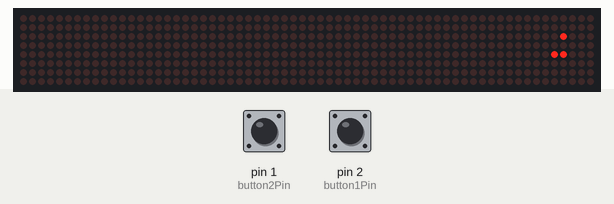
The sketch below on a simulated Arduino Uno, built with avr-gcc and run on an emulated ATmega328P. On the bench: 64×8 LED matrix. The inputs (shaded band) are chosen by the test bench; at power-on: pin 1 (button2Pin) HIGH, pin 2 (button1Pin) LOW. Random numbers use the default seed unless the sketch sets one.

Above: at 0.1 s.
1.3 s: pin 1 (button2Pin) pulled LOW for 1 s
At 1.94 s:
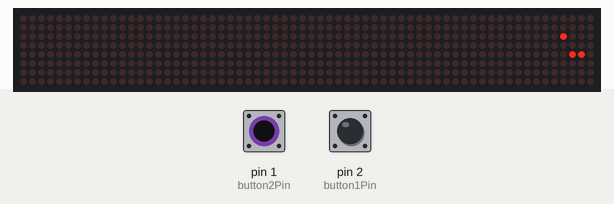
2.9 s: pin 1 (button2Pin) pulled LOW for 3.2 s
At 3.49 s:
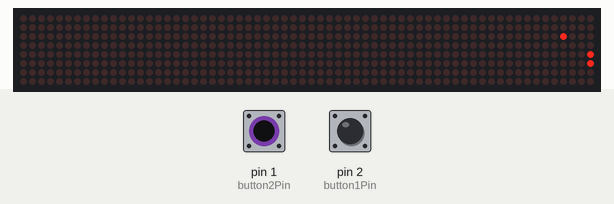
6.7 s: pin 1 (button2Pin) pulled LOW for 1 s
At 7.1 s:
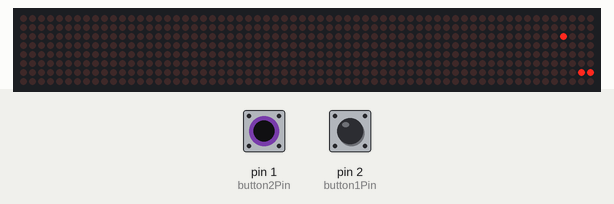
8.3 s: pin 1 (button2Pin) pulled LOW for 3.2 s
At 8.9 s:
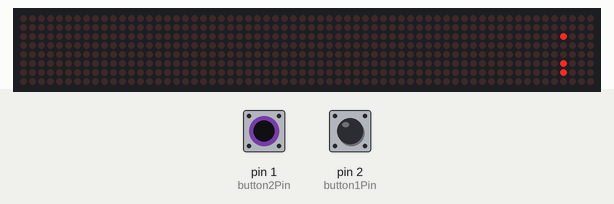
12.1 s: pin 1 (button2Pin) pulled LOW for 1 s
At 12.51 s:
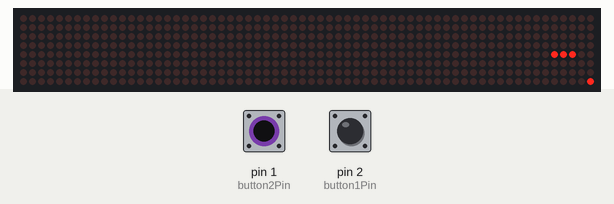
13.7 s: pin 1 (button2Pin) pulled LOW for 3.2 s
At 17.7 s:
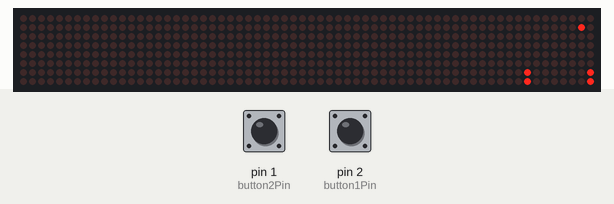
Timing chart, 0 to 19.2 s (numbered marks = the images above; inputs shaded):
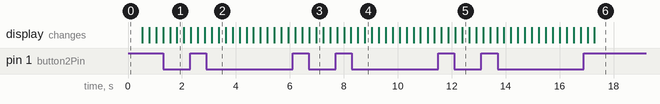

The sketch:

Snake.ino
```cpp
#include <LedControl.h>
#include <time.h>
#define GRID   8
#define DELAY 250

int DIN = 12;
int CS =  11;
int CLK = 10;
const int button1Pin = 2;     // the number of the pushbutton pin
const int button2Pin = 1;     // the number of the pushbutton pin


// variables will change:
int button1State = 0, button2State = 0;
int matriz[GRID][GRID];
int dir = 0;
int vx = 0, vy = 0, headx = 4, heady = 4, applex = 0, appley = 0, snake_size = 2;
int trail[GRID*GRID][2];
byte g_over[GRID] = {B01110000,
  B10000000,
  B10110000,
  B10010000,
  B01100110,
  B00001001,
  B00001001,
  B00000110};

LedControl lc=LedControl(DIN,CLK,CS,0);

void setup(){
  srand(time(NULL));
  lc.shutdown(0,false);       //The MAX72XX is in power-saving mode on startup
  lc.setIntensity(0,0);      // Set the brightness to maximum value
  lc.clearDisplay(0);         // and clear the display
  pinMode(button1Pin, INPUT);
  pinMode(button2Pin, INPUT);
  vx = vy = dir = button1State = button2State = 0;
  headx = 4;
  heady = 4;
  snake_size = 2;
  trail[0][0]= 4;
  trail[0][1]= 3;
  generateApple();
  refreshMatrix();
  printMatrix();
  while(digitalRead(button1Pin) != HIGH && digitalRead(button2Pin) != HIGH)
    delay(1);
}

void loop(){
  int game_over = 0, i = 0;
  button1State = LOW;
  button2State = LOW;
  for(i = 0; i < DELAY*3/4; i++)
  {
    if(digitalRead(button1Pin) == HIGH)
    {
      button1State = HIGH;
      button2State = LOW;
    }
    if(digitalRead(button2Pin) == HIGH)
    {
      button2State = HIGH;
      button1State = LOW;
    }
    delay(1);
  }
  delay(DELAY/4);

  if (button1State == HIGH || button2State == HIGH)
  {
    if(button1State == HIGH)
        dir++;
    else if(button2State == HIGH)
    {
      dir--;
      if(dir < 0)
        dir = 3;
    }
    dir = dir%4;
    if(dir == 0)
      { vx = 1; vy = 0;}
    else if(dir == 1)
       {vx = 0; vy = 1;}
    else if(dir == 2)
       {vx = -1; vy = 0;}
    else if(dir == 3)
      { vx = 0; vy = -1;}
  }
  for(i = snake_size - 2; i > 0; i--)
  {
    trail[i][0] = trail[i-1][0];
    trail[i][1] = trail[i-1][1];
  }
  trail[0][0] = headx;
  trail[0][1] = heady;
  headx += vx;
  heady += vy;
  if(headx >= GRID) headx = 0;
  if(headx < 0) headx = GRID - 1;
  if(heady >= GRID) heady = 0;
  if(heady < 0) heady = GRID - 1;
  for(i = snake_size - 2; i > 0; i--)
  {
    if(headx == trail[i][0] && heady == trail[i][1])
      game_over = 1;
  }
  if(headx == applex && heady == appley)
  {
    snake_size++;
    trail[snake_size - 2][0] = applex;
    trail[snake_size - 2][1] = appley;
    generateApple();
  }

  refreshMatrix();
  printMatrix();
  if(game_over == 1)
  {
    while(digitalRead(button1Pin) != HIGH && digitalRead(button2Pin) != HIGH)
    {
      for(i = 0; i < GRID; i++)
      {
        lc.setRow(0,i,g_over[i]);
      }
      delay(1);
    }
    setup();
  }


}

void generateApple()
{
    applex = -1;
    appley = -1;
    do{
      applex = rand()%GRID;
      appley = rand()%GRID;
    }while(matriz[applex][appley] != 0);
    matriz[applex][appley] = 1;
}

void printMatrix()
{
  int i = 0;
  byte character = 0x00;
  byte aux = 0x00;
  for(i=0;i<GRID;i++)
  {
    character = 0x00;
    for(int j = 0; j < GRID; j++)
    {
      if(matriz[i][j] == 1)
      {
        aux = 1 << j;
        character = character | aux ;
      }
    }
    lc.setRow(0,i,character);
  }
}

void refreshMatrix()
{
  for(int i = 0; i < GRID; i++)
  {
    for(int j = 0; j < GRID; j++)
    {
      matriz[i][j] = 0;
    }
  }
  for(int i = snake_size - 2; i >= 0; i--)
  {
    matriz[trail[i][0]][trail[i][1]] = 1;
  }
  matriz[headx][heady] = 1;
  matriz[applex][appley] = 1;
}
```
